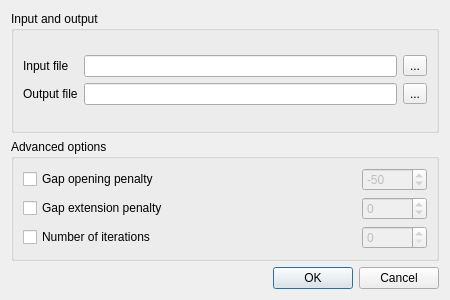
<?xml version="1.0" encoding="UTF-8"?>
<ui version="4.0">
 <class>TCoffeeSupportRunDialog</class>
 <widget class="QDialog" name="TCoffeeSupportRunDialog">
  <property name="geometry">
   <rect>
    <x>0</x>
    <y>0</y>
    <width>450</width>
    <height>300</height>
   </rect>
  </property>
  <property name="minimumSize">
   <size>
    <width>450</width>
    <height>0</height>
   </size>
  </property>
  <property name="windowTitle">
   <string>Align with T-Coffee</string>
  </property>
  <layout class="QVBoxLayout" name="verticalLayout_2">
   <item>
    <layout class="QVBoxLayout" name="verticalLayout">
     <item>
      <widget class="QGroupBox" name="inputGroupBox">
       <property name="title">
        <string>Input and output</string>
       </property>
       <layout class="QGridLayout" name="gridLayout_3">
        <item row="0" column="0">
         <layout class="QGridLayout" name="gridLayout_2">
          <item row="0" column="0">
           <widget class="QLabel" name="label">
            <property name="text">
             <string>Input file</string>
            </property>
           </widget>
          </item>
          <item row="0" column="1">
           <widget class="QLineEdit" name="inputFileLineEdit"/>
          </item>
          <item row="0" column="2">
           <widget class="QToolButton" name="inputFilePathButton">
            <property name="text">
             <string>...</string>
            </property>
           </widget>
          </item>
          <item row="1" column="0">
           <widget class="QLabel" name="label_2">
            <property name="text">
             <string>Output file</string>
            </property>
           </widget>
          </item>
          <item row="1" column="1">
           <widget class="QLineEdit" name="outputFileLineEdit"/>
          </item>
          <item row="1" column="2">
           <widget class="QToolButton" name="outputFilePathButton">
            <property name="text">
             <string>...</string>
            </property>
           </widget>
          </item>
         </layout>
        </item>
       </layout>
      </widget>
     </item>
     <item>
      <widget class="QGroupBox" name="groupBox">
       <property name="title">
        <string>Advanced options</string>
       </property>
       <layout class="QGridLayout" name="gridLayout_4">
        <item row="0" column="0">
         <layout class="QGridLayout" name="gridLayout">
          <item row="0" column="0">
           <widget class="QCheckBox" name="gapOpenCheckBox">
            <property name="text">
             <string>Gap opening penalty</string>
            </property>
           </widget>
          </item>
          <item row="0" column="1">
           <spacer name="horizontalSpacer_2">
            <property name="orientation">
             <enum>Qt::Horizontal</enum>
            </property>
            <property name="sizeHint" stdset="0">
             <size>
              <width>40</width>
              <height>20</height>
             </size>
            </property>
           </spacer>
          </item>
          <item row="0" column="2">
           <widget class="QSpinBox" name="gapOpenSpinBox">
            <property name="enabled">
             <bool>false</bool>
            </property>
            <property name="minimum">
             <number>-10000</number>
            </property>
            <property name="maximum">
             <number>0</number>
            </property>
            <property name="singleStep">
             <number>50</number>
            </property>
            <property name="value">
             <number>-50</number>
            </property>
           </widget>
          </item>
          <item row="1" column="0">
           <widget class="QCheckBox" name="gapExtCheckBox">
            <property name="text">
             <string>Gap extension penalty</string>
            </property>
           </widget>
          </item>
          <item row="1" column="1">
           <spacer name="horizontalSpacer_3">
            <property name="orientation">
             <enum>Qt::Horizontal</enum>
            </property>
            <property name="sizeHint" stdset="0">
             <size>
              <width>40</width>
              <height>20</height>
             </size>
            </property>
           </spacer>
          </item>
          <item row="1" column="2">
           <widget class="QSpinBox" name="gapExtSpinBox">
            <property name="enabled">
             <bool>false</bool>
            </property>
            <property name="minimum">
             <number>-5000</number>
            </property>
            <property name="maximum">
             <number>5000</number>
            </property>
            <property name="singleStep">
             <number>10</number>
            </property>
           </widget>
          </item>
          <item row="2" column="0">
           <widget class="QCheckBox" name="maxNumberIterRefinementCheckBox">
            <property name="text">
             <string>Number of iterations</string>
            </property>
           </widget>
          </item>
          <item row="2" column="1">
           <spacer name="horizontalSpacer_4">
            <property name="orientation">
             <enum>Qt::Horizontal</enum>
            </property>
            <property name="sizeHint" stdset="0">
             <size>
              <width>40</width>
              <height>20</height>
             </size>
            </property>
           </spacer>
          </item>
          <item row="2" column="2">
           <widget class="QSpinBox" name="maxNumberIterRefinementSpinBox">
            <property name="enabled">
             <bool>false</bool>
            </property>
            <property name="maximum">
             <number>1000</number>
            </property>
           </widget>
          </item>
         </layout>
        </item>
       </layout>
      </widget>
     </item>
    </layout>
   </item>
   <item>
    <widget class="QDialogButtonBox" name="buttonBox">
     <property name="standardButtons">
      <set>QDialogButtonBox::Cancel|QDialogButtonBox::Ok</set>
     </property>
    </widget>
   </item>
  </layout>
 </widget>
 <resources/>
 <connections>
  <connection>
   <sender>maxNumberIterRefinementCheckBox</sender>
   <signal>toggled(bool)</signal>
   <receiver>maxNumberIterRefinementSpinBox</receiver>
   <slot>setEnabled(bool)</slot>
   <hints>
    <hint type="sourcelabel">
     <x>160</x>
     <y>110</y>
    </hint>
    <hint type="destinationlabel">
     <x>356</x>
     <y>110</y>
    </hint>
   </hints>
  </connection>
  <connection>
   <sender>gapOpenCheckBox</sender>
   <signal>toggled(bool)</signal>
   <receiver>gapOpenSpinBox</receiver>
   <slot>setEnabled(bool)</slot>
   <hints>
    <hint type="sourcelabel">
     <x>160</x>
     <y>48</y>
    </hint>
    <hint type="destinationlabel">
     <x>356</x>
     <y>48</y>
    </hint>
   </hints>
  </connection>
  <connection>
   <sender>gapExtCheckBox</sender>
   <signal>toggled(bool)</signal>
   <receiver>gapExtSpinBox</receiver>
   <slot>setEnabled(bool)</slot>
   <hints>
    <hint type="sourcelabel">
     <x>160</x>
     <y>79</y>
    </hint>
    <hint type="destinationlabel">
     <x>356</x>
     <y>79</y>
    </hint>
   </hints>
  </connection>
  <connection>
   <sender>buttonBox</sender>
   <signal>rejected()</signal>
   <receiver>TCoffeeSupportRunDialog</receiver>
   <slot>reject()</slot>
   <hints>
    <hint type="sourcelabel">
     <x>224</x>
     <y>279</y>
    </hint>
    <hint type="destinationlabel">
     <x>224</x>
     <y>149</y>
    </hint>
   </hints>
  </connection>
  <connection>
   <sender>buttonBox</sender>
   <signal>accepted()</signal>
   <receiver>TCoffeeSupportRunDialog</receiver>
   <slot>accept()</slot>
   <hints>
    <hint type="sourcelabel">
     <x>224</x>
     <y>279</y>
    </hint>
    <hint type="destinationlabel">
     <x>224</x>
     <y>149</y>
    </hint>
   </hints>
  </connection>
 </connections>
</ui>
